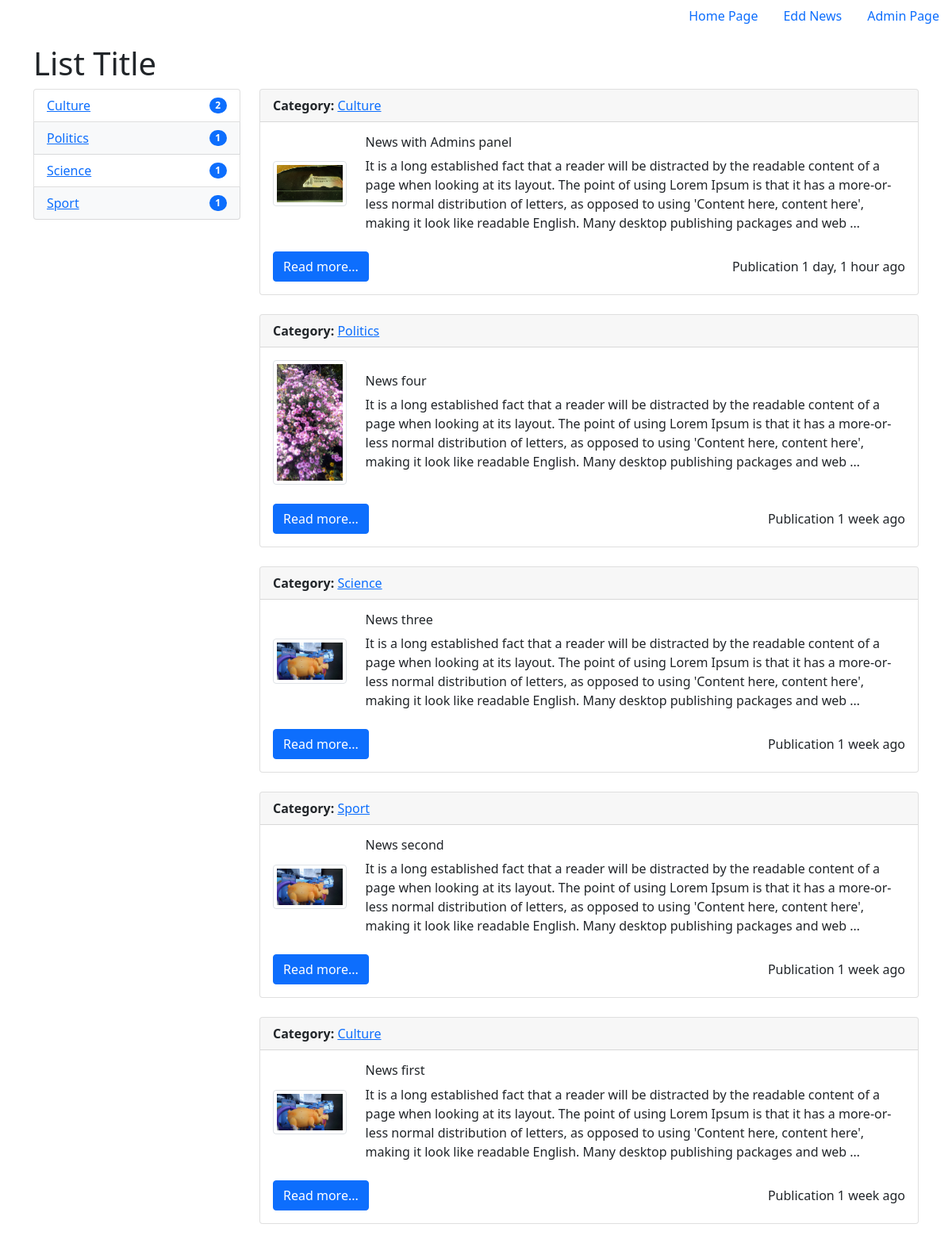
Page /news/ on the committed database.
### news/models.py (models this page shows, shortened)
class Category(models.Model):
    title = models.CharField(max_length=150, db_index=True)
    def __str__(self):
        return self.title
    def number_news(self):
        num_news = News.objects.filter(category=self.id).count()
        return num_news
    class Meta:
        verbose_name = 'Category'
        verbose_name_plural = 'Categories'
        ordering = ['title']

class News(models.Model):
    title = models.CharField(max_length=150)
    content = models.TextField(blank=True)
    createdAt = models.DateTimeField(auto_now_add=True)
    updateAt = models.DateTimeField(auto_now=True)
    photo = models.ImageField(upload_to='images/%Y/%m/%d', blank=True)
    isPublished = models.BooleanField(default=False)
    category = models.ForeignKey('Category', on_delete=models.PROTECT, null=True)
    class Meta:
        verbose_name = 'New'
        verbose_name_plural = 'News'
        ordering = ['-createdAt', 'title']

### news/views.py (the view)
# urls.py: path('news/', include('news.urls')),
def news (request):
    news = News.objects.all()
    categories = Category.objects.all()
    context = {
        'news': news,
        'categories': categories,
        'title': "List Title",
    }
    return render(request, 'news/index.html', context)

### news/templates/news/index.html (shortened to what this page needs)
<!doctype html>
<html lang="en">
<head>
  <link href="https://cdn.jsdelivr.net/npm/bootstrap@5.0.2/dist/css/bootstrap.min.css" rel="stylesheet">
</head>
<body>
<ul class="nav justify-content-end">
  <li class="nav-item">
    <a class="nav-link active" aria-current="page" href="{% url 'home' %}">Home Page</a>
  </li>
  <li class="nav-item">
    <a class="nav-link active" aria-current="page" href="{% url 'home' %}">Edd News</a>
  </li>
  <li class="nav-item">
    <a class="nav-link active" aria-current="page" href="{% url 'home' %}">Admin Page</a>
  </li>
</ul>
<div class="container mt-3">
  <h1>{{title}}</h1>
  <div class="row">
    <div class="col-3">
      <ul class="list-group">
        {% for category in categories %}
        <li class="list-group-item d-flex justify-content-between align-items-center {% cycle '' 'bg-light' %}">
          <a href="{% url 'category' category.pk %}" role="tab" aria-controls="list-home">{{category.title}}</a>
          <span class="badge bg-primary rounded-pill">{{category.number_news}}</span>
        </li>
        {% empty%}
        <h5>Category not found!</h5>
        {% endfor%}
      </ul>
    </div>
    <div class="col-9">
      {% for item in news %}
      <div class="card mb-4" >
        <div class="card-header">
          <b>Category: </b><a href="{% url 'category' item.category.pk %}" role="tab" aria-controls="list-home">{{item.category}}</a>
        </div>
        <div class="card-body">
          <div class="d-flex justify-content-between align-items-center  mb-4">
            <div class="me-4">
              {% if item.photo%}
              <img src="{{ item.photo.url }}" class="img-thumbnail" alt="..." width="350px">
              {% else %}
              <img src="images/IMG_20160120_133849.jpg" class="img-thumbnail" alt="..." width="350px">
              {% endif%}
            </div>
            <div>
              <h6 class="card-title">{{item.title}}</h6>
              <p class="card-text">{{item.content|truncatewords:60}}</p>
            </div>
          </div>
          <div class="d-flex justify-content-between align-items-center">
            <a href="/" class="btn btn-primary">Read more...</a>
            <div class="text-end">Publication {{item.createdAt|timesince}} ago</div>
          </div>
        </div>
      </div>
      {% empty%}
      <h5>News not found!</h5>
      {% endfor%}
    </div>
  </div>
</div>
</body>
</html>

### rows in the picture
Category: title "Culture", number_news "2"
Category: title "Politics", number_news "1"
Category: title "Science", number_news "1"
Category: title "Sport", number_news "1"
News: category "Culture", photo (picture), title "News with Admins panel", content "It is a long established fact that a reader will be distracted by the readable content of a page when looking at its layout. The point of using Lorem Ipsum is that it has a more-or-less normal distribution of letters, as opposed to using 'Content here, content here', making it look like readable English. Many desktop publishing packages and web …", createdAt "1 day, 1 hour"
News: category "Politics", photo (picture), title "News four", content "It is a long established fact that a reader will be distracted by the readable content of a page when looking at its layout. The point of using Lorem Ipsum is that it has a more-or-less normal distribution of letters, as opposed to using 'Content here, content here', making it look like readable English. Many desktop publishing packages and web …", createdAt "1 week"
News: category "Science", title "News three", content "It is a long established fact that a reader will be distracted by the readable content of a page when looking at its layout. The point of using Lorem Ipsum is that it has a more-or-less normal distribution of letters, as opposed to using 'Content here, content here', making it look like readable English. Many desktop publishing packages and web …", createdAt "1 week"
News: category "Sport", title "News second", content "It is a long established fact that a reader will be distracted by the readable content of a page when looking at its layout. The point of using Lorem Ipsum is that it has a more-or-less normal distribution of letters, as opposed to using 'Content here, content here', making it look like readable English. Many desktop publishing packages and web …", createdAt "1 week"
News: category "Culture", title "News first", content "It is a long established fact that a reader will be distracted by the readable content of a page when looking at its layout. The point of using Lorem Ipsum is that it has a more-or-less normal distribution of letters, as opposed to using 'Content here, content here', making it look like readable English. Many desktop publishing packages and web …", createdAt "1 week"

### other values in the picture
{{ title }} "List Title"
